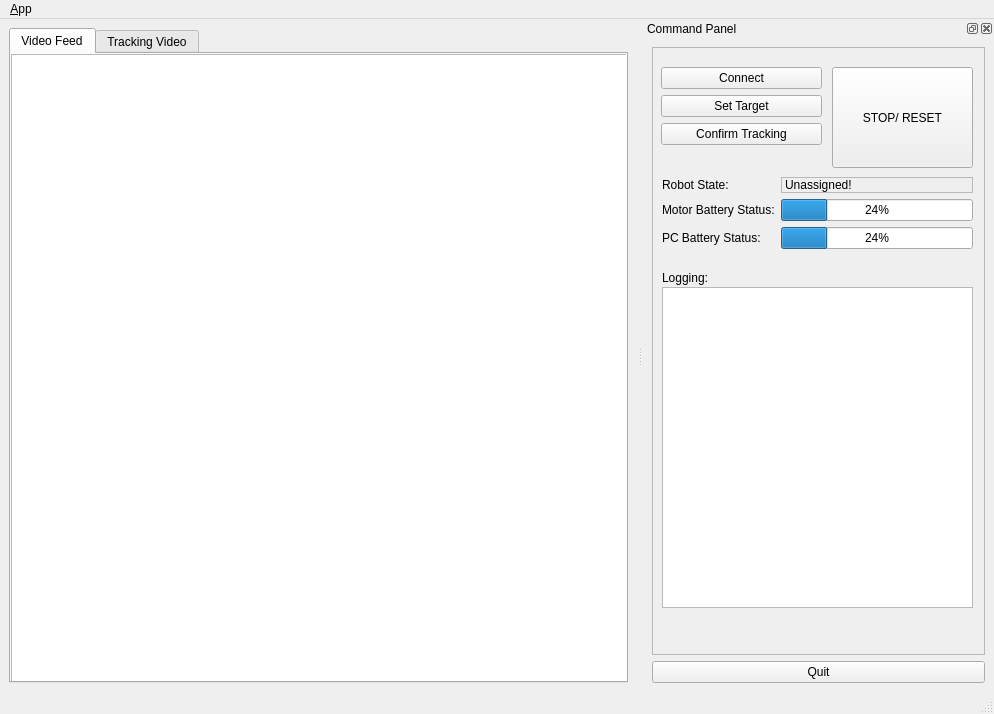
<?xml version="1.0" encoding="UTF-8"?>
<ui version="4.0">
 <class>MainWindowDesign</class>
 <widget class="QMainWindow" name="MainWindowDesign">
  <property name="geometry">
   <rect>
    <x>0</x>
    <y>0</y>
    <width>994</width>
    <height>714</height>
   </rect>
  </property>
  <property name="sizePolicy">
   <sizepolicy hsizetype="MinimumExpanding" vsizetype="Preferred">
    <horstretch>0</horstretch>
    <verstretch>0</verstretch>
   </sizepolicy>
  </property>
  <property name="windowTitle">
   <string>QRosApp</string>
  </property>
  <property name="windowIcon">
   <iconset resource="../resources/images.qrc">
    <normaloff>:/images/icon.png</normaloff>:/images/icon.png</iconset>
  </property>
  <property name="locale">
   <locale language="English" country="Australia"/>
  </property>
  <widget class="QWidget" name="centralwidget">
   <layout class="QHBoxLayout">
    <item>
     <widget class="QTabWidget" name="tab_manager">
      <property name="minimumSize">
       <size>
        <width>100</width>
        <height>639</height>
       </size>
      </property>
      <property name="locale">
       <locale language="English" country="Australia"/>
      </property>
      <property name="currentIndex">
       <number>0</number>
      </property>
      <widget class="QWidget" name="tab_status">
       <attribute name="title">
        <string>Video Feed</string>
       </attribute>
       <widget class="eodImg" name="graphicsView">
        <property name="geometry">
         <rect>
          <x>0</x>
          <y>0</y>
          <width>721</width>
          <height>691</height>
         </rect>
        </property>
        <property name="sizePolicy">
         <sizepolicy hsizetype="Minimum" vsizetype="MinimumExpanding">
          <horstretch>0</horstretch>
          <verstretch>0</verstretch>
         </sizepolicy>
        </property>
        <property name="toolTip">
         <string>Please wait while video loads!</string>
        </property>
        <property name="verticalScrollBarPolicy">
         <enum>Qt::ScrollBarAlwaysOff</enum>
        </property>
        <property name="horizontalScrollBarPolicy">
         <enum>Qt::ScrollBarAlwaysOff</enum>
        </property>
        <property name="alignment">
         <set>Qt::AlignCenter</set>
        </property>
        <property name="rubberBandSelectionMode">
         <enum>Qt::IntersectsItemShape</enum>
        </property>
       </widget>
      </widget>
      <widget class="QWidget" name="tab">
       <attribute name="title">
        <string>Tracking Video</string>
       </attribute>
       <widget class="trkImg" name="graphicsView_2">
        <property name="geometry">
         <rect>
          <x>0</x>
          <y>0</y>
          <width>621</width>
          <height>611</height>
         </rect>
        </property>
        <property name="sizePolicy">
         <sizepolicy hsizetype="Minimum" vsizetype="MinimumExpanding">
          <horstretch>0</horstretch>
          <verstretch>0</verstretch>
         </sizepolicy>
        </property>
        <property name="toolTip">
         <string>Please wait while video loads!</string>
        </property>
        <property name="verticalScrollBarPolicy">
         <enum>Qt::ScrollBarAlwaysOff</enum>
        </property>
        <property name="horizontalScrollBarPolicy">
         <enum>Qt::ScrollBarAlwaysOff</enum>
        </property>
        <property name="alignment">
         <set>Qt::AlignCenter</set>
        </property>
        <property name="rubberBandSelectionMode">
         <enum>Qt::IntersectsItemShape</enum>
        </property>
       </widget>
      </widget>
     </widget>
    </item>
   </layout>
  </widget>
  <widget class="QMenuBar" name="menubar">
   <property name="geometry">
    <rect>
     <x>0</x>
     <y>0</y>
     <width>994</width>
     <height>25</height>
    </rect>
   </property>
   <widget class="QMenu" name="menu_File">
    <property name="title">
     <string>&amp;App</string>
    </property>
    <addaction name="action_Preferences"/>
    <addaction name="separator"/>
    <addaction name="actionAbout"/>
    <addaction name="actionAbout_Qt"/>
    <addaction name="separator"/>
    <addaction name="action_Quit"/>
   </widget>
   <addaction name="menu_File"/>
  </widget>
  <widget class="QStatusBar" name="statusbar"/>
  <widget class="QDockWidget" name="dock_status">
   <property name="sizePolicy">
    <sizepolicy hsizetype="Minimum" vsizetype="Minimum">
     <horstretch>0</horstretch>
     <verstretch>0</verstretch>
    </sizepolicy>
   </property>
   <property name="minimumSize">
    <size>
     <width>351</width>
     <height>620</height>
    </size>
   </property>
   <property name="allowedAreas">
    <set>Qt::RightDockWidgetArea</set>
   </property>
   <property name="windowTitle">
    <string>Command Panel</string>
   </property>
   <attribute name="dockWidgetArea">
    <number>2</number>
   </attribute>
   <widget class="QWidget" name="dockWidgetContents_2">
    <layout class="QVBoxLayout" name="verticalLayout">
     <item>
      <widget class="QFrame" name="frame">
       <property name="sizePolicy">
        <sizepolicy hsizetype="MinimumExpanding" vsizetype="MinimumExpanding">
         <horstretch>0</horstretch>
         <verstretch>0</verstretch>
        </sizepolicy>
       </property>
       <property name="frameShape">
        <enum>QFrame::StyledPanel</enum>
       </property>
       <property name="frameShadow">
        <enum>QFrame::Raised</enum>
       </property>
       <widget class="QPushButton" name="eStopPB">
        <property name="geometry">
         <rect>
          <x>180</x>
          <y>20</y>
          <width>141</width>
          <height>101</height>
         </rect>
        </property>
        <property name="cursor">
         <cursorShape>PointingHandCursor</cursorShape>
        </property>
        <property name="text">
         <string>STOP/ RESET</string>
        </property>
        <property name="iconSize">
         <size>
          <width>60</width>
          <height>60</height>
         </size>
        </property>
       </widget>
       <widget class="QListView" name="view_logging">
        <property name="geometry">
         <rect>
          <x>10</x>
          <y>240</y>
          <width>311</width>
          <height>321</height>
         </rect>
        </property>
        <property name="sizePolicy">
         <sizepolicy hsizetype="MinimumExpanding" vsizetype="Minimum">
          <horstretch>0</horstretch>
          <verstretch>0</verstretch>
         </sizepolicy>
        </property>
        <property name="verticalScrollBarPolicy">
         <enum>Qt::ScrollBarAsNeeded</enum>
        </property>
        <property name="horizontalScrollBarPolicy">
         <enum>Qt::ScrollBarAlwaysOff</enum>
        </property>
        <property name="alternatingRowColors">
         <bool>true</bool>
        </property>
        <property name="movement">
         <enum>QListView::Free</enum>
        </property>
        <property name="isWrapping" stdset="0">
         <bool>false</bool>
        </property>
        <property name="resizeMode">
         <enum>QListView::Fixed</enum>
        </property>
        <property name="wordWrap">
         <bool>true</bool>
        </property>
       </widget>
       <widget class="QLabel" name="label_5">
        <property name="geometry">
         <rect>
          <x>10</x>
          <y>220</y>
          <width>91</width>
          <height>21</height>
         </rect>
        </property>
        <property name="mouseTracking">
         <bool>true</bool>
        </property>
        <property name="toolTip">
         <string>Gives the Feedback from the robot of the mode.</string>
        </property>
        <property name="whatsThis">
         <string>Mode Status Label</string>
        </property>
        <property name="autoFillBackground">
         <bool>false</bool>
        </property>
        <property name="lineWidth">
         <number>2</number>
        </property>
        <property name="text">
         <string>Logging:</string>
        </property>
       </widget>
       <widget class="QLabel" name="label_4">
        <property name="geometry">
         <rect>
          <x>31</x>
          <y>151</y>
          <width>16</width>
          <height>17</height>
         </rect>
        </property>
        <property name="mouseTracking">
         <bool>true</bool>
        </property>
        <property name="toolTip">
         <string>Gives the Feedback from the robot of the mode.</string>
        </property>
        <property name="whatsThis">
         <string>Mode Status Label</string>
        </property>
        <property name="autoFillBackground">
         <bool>false</bool>
        </property>
        <property name="lineWidth">
         <number>2</number>
        </property>
        <property name="text">
         <string/>
        </property>
       </widget>
       <widget class="QWidget" name="layoutWidget">
        <property name="geometry">
         <rect>
          <x>10</x>
          <y>130</y>
          <width>311</width>
          <height>83</height>
         </rect>
        </property>
        <layout class="QFormLayout" name="formLayout">
         <item row="0" column="0">
          <widget class="QLabel" name="label_6">
           <property name="mouseTracking">
            <bool>true</bool>
           </property>
           <property name="toolTip">
            <string>Gives the Feedback from the robot of the mode.</string>
           </property>
           <property name="whatsThis">
            <string>Mode Status Label</string>
           </property>
           <property name="autoFillBackground">
            <bool>false</bool>
           </property>
           <property name="lineWidth">
            <number>2</number>
           </property>
           <property name="text">
            <string>Robot State:</string>
           </property>
          </widget>
         </item>
         <item row="0" column="1">
          <widget class="QLabel" name="lbl_modeStatus">
           <property name="frameShape">
            <enum>QFrame::StyledPanel</enum>
           </property>
           <property name="lineWidth">
            <number>0</number>
           </property>
           <property name="text">
            <string>Unassigned!</string>
           </property>
           <property name="margin">
            <number>0</number>
           </property>
          </widget>
         </item>
         <item row="1" column="0">
          <widget class="QLabel" name="batteryIndLbl">
           <property name="mouseTracking">
            <bool>true</bool>
           </property>
           <property name="toolTip">
            <string>Gives the Feedback from the robot of the mode.</string>
           </property>
           <property name="whatsThis">
            <string>Mode Status Label</string>
           </property>
           <property name="autoFillBackground">
            <bool>false</bool>
           </property>
           <property name="lineWidth">
            <number>2</number>
           </property>
           <property name="text">
            <string>Motor Battery Status:</string>
           </property>
          </widget>
         </item>
         <item row="1" column="1">
          <widget class="QProgressBar" name="mtrBattStatus">
           <property name="value">
            <number>24</number>
           </property>
          </widget>
         </item>
         <item row="2" column="0">
          <widget class="QLabel" name="batteryIndLbl_2">
           <property name="mouseTracking">
            <bool>true</bool>
           </property>
           <property name="toolTip">
            <string>Gives the Feedback from the robot of the mode.</string>
           </property>
           <property name="whatsThis">
            <string>Mode Status Label</string>
           </property>
           <property name="autoFillBackground">
            <bool>false</bool>
           </property>
           <property name="lineWidth">
            <number>2</number>
           </property>
           <property name="text">
            <string>PC Battery Status:</string>
           </property>
          </widget>
         </item>
         <item row="2" column="1">
          <widget class="QProgressBar" name="pcBattStatus">
           <property name="value">
            <number>24</number>
           </property>
          </widget>
         </item>
        </layout>
       </widget>
       <widget class="QWidget" name="">
        <property name="geometry">
         <rect>
          <x>9</x>
          <y>20</y>
          <width>161</width>
          <height>101</height>
         </rect>
        </property>
        <layout class="QFormLayout" name="formLayout_2">
         <item row="1" column="0" colspan="2">
          <widget class="QPushButton" name="pb_setTarget">
           <property name="cursor">
            <cursorShape>PointingHandCursor</cursorShape>
           </property>
           <property name="text">
            <string>Set Target</string>
           </property>
          </widget>
         </item>
         <item row="0" column="0" colspan="2">
          <widget class="QPushButton" name="pb_connect">
           <property name="enabled">
            <bool>true</bool>
           </property>
           <property name="sizePolicy">
            <sizepolicy hsizetype="MinimumExpanding" vsizetype="Fixed">
             <horstretch>0</horstretch>
             <verstretch>0</verstretch>
            </sizepolicy>
           </property>
           <property name="toolTip">
            <string>Set the target to the current joint trajectory state.</string>
           </property>
           <property name="statusTip">
            <string>Clear all waypoints and set the target to the current joint trajectory state.</string>
           </property>
           <property name="text">
            <string>Connect</string>
           </property>
          </widget>
         </item>
         <item row="2" column="0" colspan="2">
          <widget class="QPushButton" name="pb_confirmTracking">
           <property name="text">
            <string>Confirm Tracking</string>
           </property>
          </widget>
         </item>
        </layout>
       </widget>
      </widget>
     </item>
     <item>
      <widget class="QPushButton" name="quit_button">
       <property name="sizePolicy">
        <sizepolicy hsizetype="MinimumExpanding" vsizetype="Fixed">
         <horstretch>0</horstretch>
         <verstretch>0</verstretch>
        </sizepolicy>
       </property>
       <property name="text">
        <string>Quit</string>
       </property>
      </widget>
     </item>
    </layout>
   </widget>
  </widget>
  <action name="action_Quit">
   <property name="text">
    <string>&amp;Quit</string>
   </property>
   <property name="shortcut">
    <string>Ctrl+Q</string>
   </property>
   <property name="shortcutContext">
    <enum>Qt::ApplicationShortcut</enum>
   </property>
  </action>
  <action name="action_Preferences">
   <property name="text">
    <string>&amp;Preferences</string>
   </property>
  </action>
  <action name="actionAbout">
   <property name="text">
    <string>&amp;About</string>
   </property>
  </action>
  <action name="actionAbout_Qt">
   <property name="text">
    <string>About &amp;Qt</string>
   </property>
  </action>
 </widget>
 <customwidgets>
  <customwidget>
   <class>eodImg</class>
   <extends>QGraphicsView</extends>
   <header>eodimg.hpp</header>
  </customwidget>
  <customwidget>
   <class>trkImg</class>
   <extends>QGraphicsView</extends>
   <header>trkimg.hpp</header>
  </customwidget>
 </customwidgets>
 <resources>
  <include location="../resources/images.qrc"/>
 </resources>
 <connections>
  <connection>
   <sender>action_Quit</sender>
   <signal>triggered()</signal>
   <receiver>MainWindowDesign</receiver>
   <slot>close()</slot>
   <hints>
    <hint type="sourcelabel">
     <x>-1</x>
     <y>-1</y>
    </hint>
    <hint type="destinationlabel">
     <x>399</x>
     <y>299</y>
    </hint>
   </hints>
  </connection>
  <connection>
   <sender>quit_button</sender>
   <signal>released()</signal>
   <receiver>MainWindowDesign</receiver>
   <slot>close()</slot>
   <hints>
    <hint type="sourcelabel">
     <x>881</x>
     <y>672</y>
    </hint>
    <hint type="destinationlabel">
     <x>469</x>
     <y>299</y>
    </hint>
   </hints>
  </connection>
  <connection>
   <sender>eStopPB</sender>
   <signal>released()</signal>
   <receiver>MainWindowDesign</receiver>
   <slot>resetToIdleManual()</slot>
   <hints>
    <hint type="sourcelabel">
     <x>859</x>
     <y>139</y>
    </hint>
    <hint type="destinationlabel">
     <x>745</x>
     <y>53</y>
    </hint>
   </hints>
  </connection>
  <connection>
   <sender>pb_connect</sender>
   <signal>released()</signal>
   <receiver>MainWindowDesign</receiver>
   <slot>connectToROS()</slot>
   <hints>
    <hint type="sourcelabel">
     <x>711</x>
     <y>147</y>
    </hint>
    <hint type="destinationlabel">
     <x>742</x>
     <y>125</y>
    </hint>
   </hints>
  </connection>
  <connection>
   <sender>pb_setTarget</sender>
   <signal>released()</signal>
   <receiver>MainWindowDesign</receiver>
   <slot>setTargetInPic()</slot>
   <hints>
    <hint type="sourcelabel">
     <x>711</x>
     <y>180</y>
    </hint>
    <hint type="destinationlabel">
     <x>591</x>
     <y>674</y>
    </hint>
   </hints>
  </connection>
  <connection>
   <sender>pb_confirmTracking</sender>
   <signal>released()</signal>
   <receiver>MainWindowDesign</receiver>
   <slot>confirmTracking()</slot>
   <hints>
    <hint type="sourcelabel">
     <x>713</x>
     <y>181</y>
    </hint>
    <hint type="destinationlabel">
     <x>742</x>
     <y>203</y>
    </hint>
   </hints>
  </connection>
 </connections>
 <slots>
  <slot>setTargetInPic()</slot>
  <slot>updateWindow()</slot>
  <slot>resetToIdleManual()</slot>
  <slot>connectToROS()</slot>
  <slot>confirmTracking()</slot>
  <slot>toggleManualMode(int)</slot>
  <slot>launch()</slot>
 </slots>
</ui>
